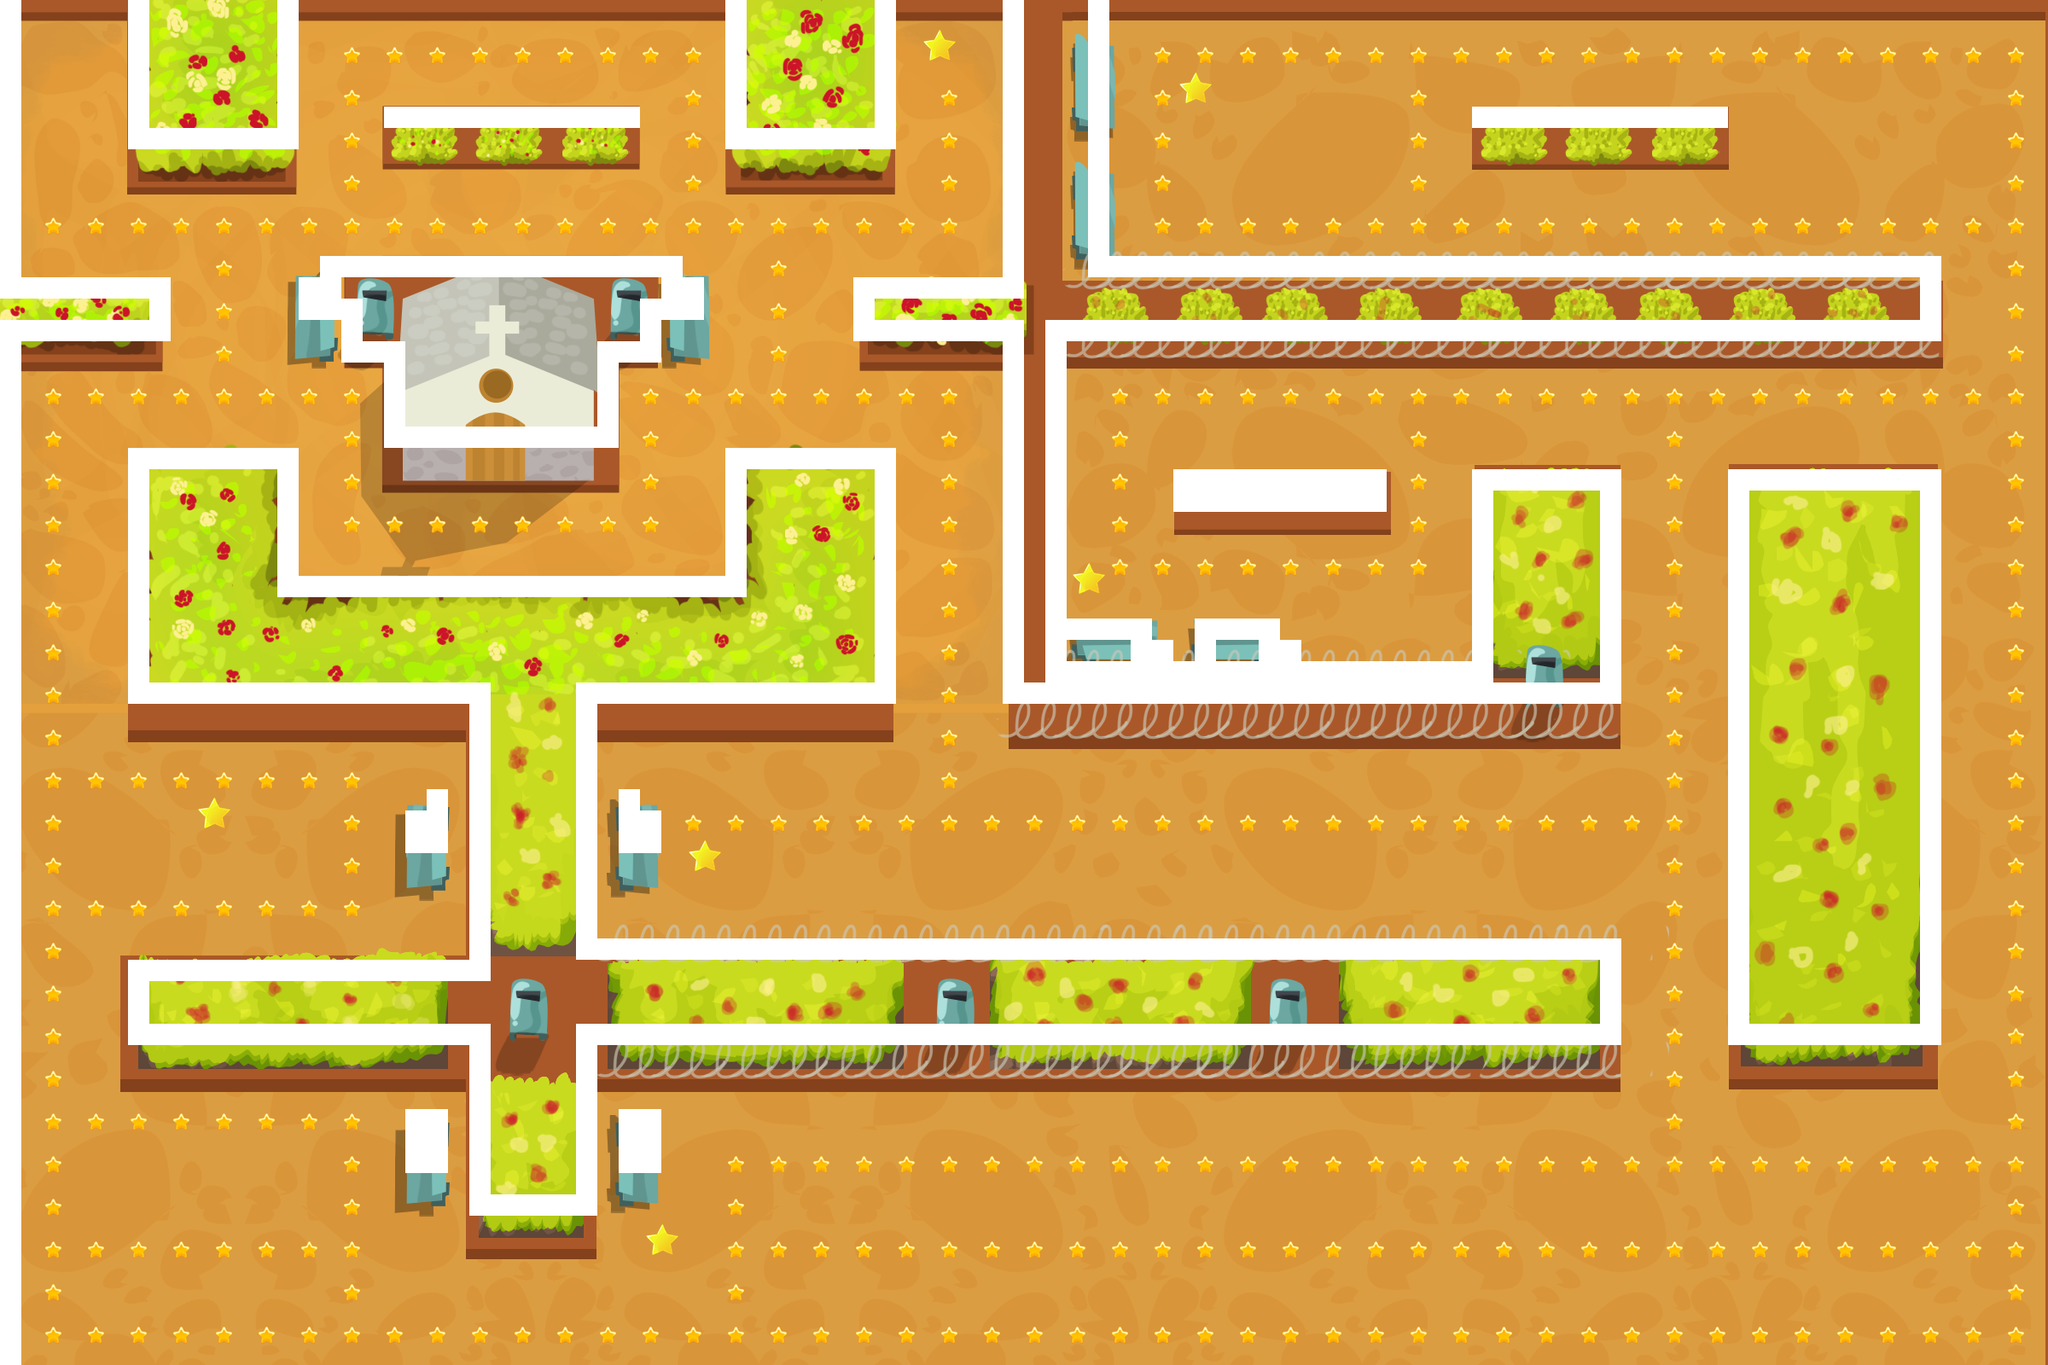

This game map was drawn from its Tiled (.tmx) file and the tilesets committed beside it. A one-line description and the trimmed map source follow:
An orthogonal 96x64 tile map with 25x25 px tiles, 2 tile layers (back, mapa), 4 tilesets.

<map version="1.0" orientation="orthogonal" width="96" height="64" tilewidth="25" tileheight="25">
 <tileset firstgid="1" name="wall" tilewidth="25" tileheight="25">
  <image source="../tiles/wall.png" width="25" height="25" />
 </tileset>
 <tileset firstgid="2" name="star" tilewidth="25" tileheight="21">
  <image source="../tiles/star.png" width="25" height="21" />
 </tileset>
 <tileset firstgid="3" name="star2" tilewidth="50" tileheight="41">
  <image source="../tiles/star2.png" width="50" height="41" />
 </tileset>
 <tileset firstgid="4" name="1" tilewidth="2400" tileheight="1600">
  <image source="../backgrounds/10.png" width="2400" height="1600" />
 </tileset>
 <layer name="back" width="96" height="64">
  <data>[6144 cells, 1 non-empty, 1 distinct tile ids]</data>
 </layer>
 <layer name="mapa" width="96" height="64">
  <data>[6144 cells, 1233 non-empty, 3 distinct tile ids]</data>
 </layer>
</map>